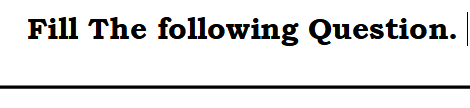
#> input picture TEST/fill.PNG, 470 x 108 px, given in place of 1.png, which was not available
$ jupyter execute --allow-errors area_scrap_e.ipynb
#> lines starting #> are read from the running program, lines starting #| are printed output that depends on the picture; pictures that were not available may be replaced by others from this repository, and a replacement may not be noted
[cell 1]
from PIL import *
from pytesseract import pytesseract
import pyautogui as g
path_to_tesseract = r"C:/Program Files/Tesseract-OCR/tesseract.exe"
image_path = r"temp.png"

[cell 2]
import time
time.sleep(2)
import win32api
import pyscreenshot as ImageGrab

[cell 3]
import time
time.sleep(2)
import win32api

corr =[]
#> (the rest of this cell did not finish here and is left out)

[cell 4]
def scrap():
    corr =[]
    for i in range(1,3):
        time.sleep(2)
        x1, y1 = win32api.GetCursorPos()
        print(x1,y1)
        corr.append(x1)
        corr.append(y1)

    # fullscreen
    # im=ImageGrab.grab()
    # im.show()

    # part of the screen
    im=ImageGrab.grab(bbox=(corr))
    text = pytesseract.image_to_string(im)
    # Print the extracted text
    print(text)

[cell 5]
def area_image(name):
#> called with name = '2.png'
    corr =[]
    for i in range(1,3):
        time.sleep(2)
        x1, y1 = win32api.GetCursorPos()
        print(x1,y1)
        corr.append(x1)
        corr.append(y1)

    # part of the screen
    im=ImageGrab.grab(bbox=(corr))
    im.save(name)
    return im

#> (a cell that did not finish here is left out)

#> (a cell that did not finish here is left out)

[cell 8]
from PIL import Image

def stack_images_vertically(image1_path, image2_path, output_path):
    # Open the images
#> called with image1_path = '1.png', image2_path = '2.png', output_path = 'output.png'
    image1 = Image.open(image1_path)
#> image1 is the input picture: PIL image 470x108 RGBA; mean R, G, B, A 227.6, 227.6, 227.6, 255
    image2 = Image.open(image2_path)
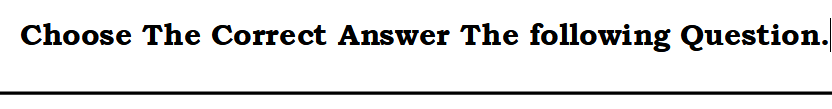
#> input picture TEST/choose.PNG, 832 x 109 px, given in place of 2.png, which was not available
#> image2 is the input picture: PIL image 832x109 RGBA; mean R, G, B, A 228.1, 228.1, 228.1, 255

    # Ensure the images are the same width
    if image1.size[0] != image2.size[0]:
        image2 = image2.resize((image1.size[0], image2.size[1]))
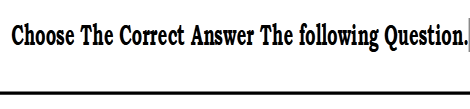
#> image2: PIL image 470x109 RGBA; mean R, G, B, A 228.1, 228.1, 228.1, 255

    # Calculate the new height
    new_height = image1.size[1] + image2.size[1]
#> new_height = 217

    # Create a new image with the correct size
    new_image = Image.new('RGB', (image1.size[0], new_height))
#> new_image: PIL image 470x217 RGB; every value is 0

    # Paste the images onto the new image
    new_image.paste(image1, (0, 0))
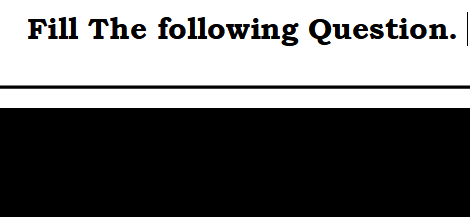
#> new_image: PIL image 470x217 RGB; mean R, G, B 113.3, 113.3, 113.3
    new_image.paste(image2, (0, image1.size[1]))
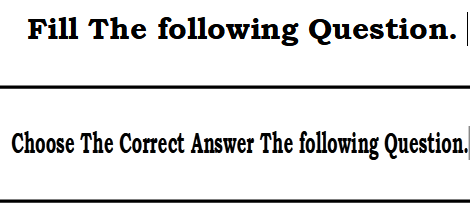
#> new_image: PIL image 470x217 RGB; mean R, G, B 227.9, 227.8, 227.8

    # Save the new image
    new_image.save(output_path)

[cell 9]
# Example usage:
stack_images_vertically('1.png', '2.png', 'output.png')

[cell 10]
from PIL import Image

def stack_small_stretch(image1_path, image2_path, output_path):
    # Open the images
#> called with image1_path = '1.png', image2_path = '2.png', output_path = 'output.png'
    image1 = Image.open(image1_path)
    image2 = Image.open(image2_path)

    # Determine the maximum width
    max_width = max(image1.size[0], image2.size[0])
#> max_width = 832

    # Resize the images if necessary
    if image1.size[0] != max_width:
        image1 = image1.resize((max_width, image1.size[1]))
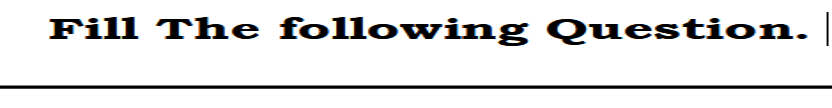
#> image1: PIL image 832x108 RGBA; mean R, G, B, A 227.6, 227.6, 227.6, 255
    if image2.size[0] != max_width:
        image2 = image2.resize((max_width, image2.size[1]))

    # Calculate the new height
    new_height = image1.size[1] + image2.size[1]
#> new_height = 217

    # Create a new image with the correct size
    new_image = Image.new('RGB', (max_width, new_height))
#> new_image: PIL image 832x217 RGB; every value is 0

    # Paste the images onto the new image
    new_image.paste(image1, (0, 0))
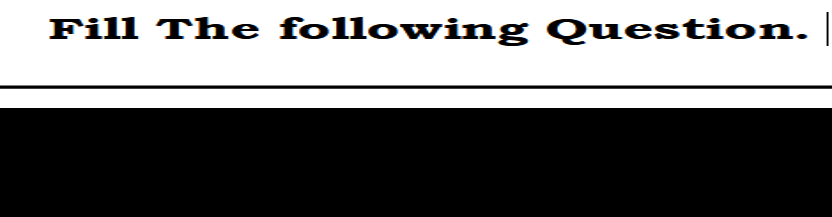
#> new_image: PIL image 832x217 RGB; mean R, G, B 113.3, 113.3, 113.3
    new_image.paste(image2, (0, image1.size[1]))
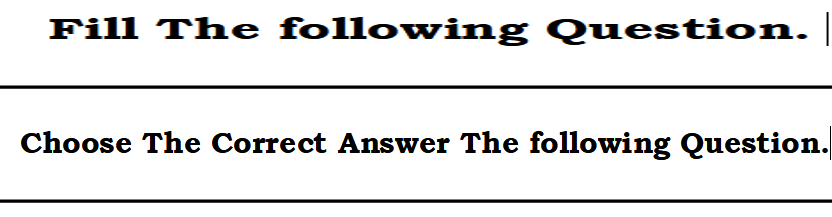
#> new_image: PIL image 832x217 RGB; mean R, G, B 227.8, 227.8, 227.8

    # Save the new image
    new_image.save(output_path)

[cell 11]
# Example usage:
stack_small_stretch('1.png', '2.png', 'output.png')

[cell 12]
from PIL import Image
def stack_small_center_white(image1_path, image2_path, output_path):
    # Open the images
#> called with image1_path = '1.png', image2_path = '2.png', output_path = 'output.png'
    image1 = Image.open(image1_path)
    image2 = Image.open(image2_path)

    # Determine the maximum width
    max_width = max(image1.size[0], image2.size[0])
#> max_width = 832

    # Calculate the new height
    new_height = image1.size[1] + image2.size[1]
#> new_height = 217

    # Create a new image with the correct size
    new_image = Image.new('RGB', (max_width, new_height), (255, 255, 255))  # Create a white background
#> new_image: PIL image 832x217 RGB; every value is 255

    # Paste the images onto the new image
    if image1.size[0] < max_width:
        x_offset = (max_width - image1.size[0]) // 2  # Calculate the x offset to center the image
#> x_offset = 181
        new_image.paste(image1, (x_offset, 0))
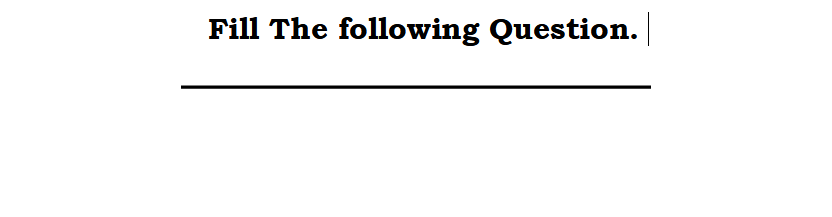
#> new_image: PIL image 832x217 RGB; mean R, G, B 247.3, 247.3, 247.3
    else:
        new_image.paste(image1, (0, 0))

    if image2.size[0] < max_width:
        x_offset = (max_width - image2.size[0]) // 2  # Calculate the x offset to center the image
        new_image.paste(image2, (x_offset, image1.size[1]))
    else:
        new_image.paste(image2, (0, image1.size[1]))
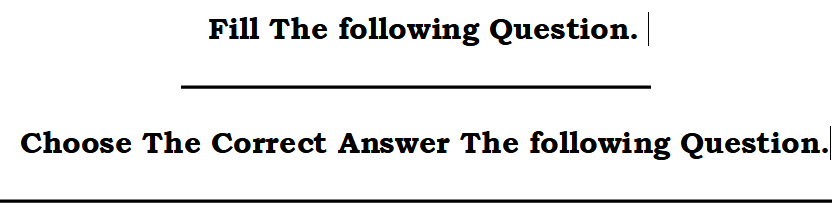
#> new_image: PIL image 832x217 RGB; mean R, G, B 233.8, 233.8, 233.8

    # Save the new image
    new_image.save(output_path)

[cell 13]
# Example usage:
stack_small_center_white('1.png', '2.png', 'output.png')

[cell 14]
def iterate_stacked(image1_path, image2_path):
#> called with image1_path = 'choose.PNG', image2_path = '2.png'
    corr =[]
    for i in range(1,3):
        time.sleep(2)
        x1, y1 = win32api.GetCursorPos()
        print(x1,y1)
        corr.append(x1)
        corr.append(y1)

    # part of the screen
    im=ImageGrab.grab(bbox=(corr))
    im.save(image2_path)
    #------------------------------------------
        # Open the images
    image1 = Image.open(image1_path)
    image2 = Image.open(image2_path)

    # Determine the maximum width
    max_width = max(image1.size[0], image2.size[0])

    # Calculate the new height
    new_height = image1.size[1] + image2.size[1]

    # Create a new image with the correct size
    new_image = Image.new('RGB', (max_width, new_height), (255, 255, 255))  # Create a white background

    # Paste the images onto the new image
    if image1.size[0] < max_width:
        x_offset = (max_width - image1.size[0]) // 2  # Calculate the x offset to center the image
        new_image.paste(image1, (x_offset, 0))
    else:
        new_image.paste(image1, (0, 0))

    if image2.size[0] < max_width:
        x_offset = (max_width - image2.size[0]) // 2  # Calculate the x offset to center the image
        new_image.paste(image2, (x_offset, image1.size[1]))
    else:
        new_image.paste(image2, (0, image1.size[1]))

    # Save the new image
    new_image.save(image1_path)
    #-------------------------------------------------------

    #return im
